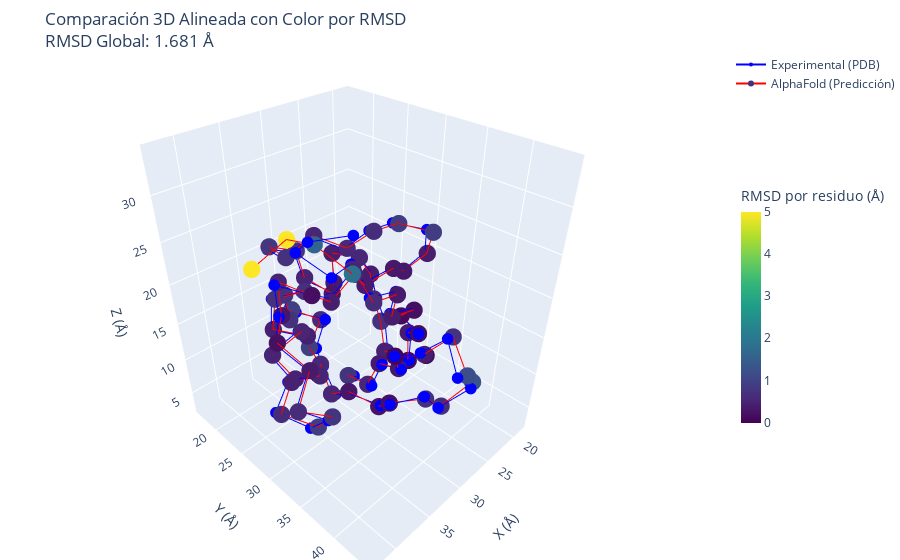

Source (notebook cell):
### Code cell
import numpy as np
import plotly.graph_objects as go
from Bio.PDB import PDBParser, Superimposer

# Función para cargar una estructura PDB y extraer carbonos alfa (CA) de una cadena específica
def cargar_ca(pdb_path, chain_id="A", max_residuos=None):
    parser = PDBParser(QUIET=True)
    estructura = parser.get_structure("Proteina", pdb_path)
    
    # Verificar si la cadena existe
    if chain_id not in [chain.id for chain in estructura[0]]:
        raise ValueError(f"La cadena {chain_id} no existe en el archivo {pdb_path}.")
    
    ca_atoms = []
    for i, res in enumerate(estructura[0][chain_id]):  # Usamos la cadena especificada
        if "CA" in res:
            if max_residuos is not None and i >= max_residuos:
                break
            ca_atoms.append(res["CA"])
    
    if not ca_atoms:
        raise ValueError(f"No se encontraron carbonos alfa (CA) en la cadena {chain_id} del archivo {pdb_path}.")
    
    return ca_atoms

# Función para alinear estructuras y calcular RMSD por residuo
def alinear_estructuras(ca_exp, ca_af):
    super_imposer = Superimposer()
    super_imposer.set_atoms(ca_exp, ca_af)
    super_imposer.apply(ca_af)  # Aplica la transformación a la predicción de AlphaFold
    
    # Calcular RMSD por residuo
    rmsd_residuos = np.linalg.norm(
        np.array([atom1.get_coord() for atom1 in ca_exp]) - 
        np.array([atom2.get_coord() for atom2 in ca_af]),
        axis=1
    )
    
    return super_imposer, rmsd_residuos

# Función para graficar con coloración según desviación estructural y exportar HTML
def graficar_estructuras_coloreadas(ca_exp, ca_af, rmsd_residuos, rmsd_global, title="Comparación 3D Alineada"):
    # Convertir a coordenadas NumPy para graficar
    ca_exp_coords = np.array([atom.get_coord() for atom in ca_exp])
    ca_af_coords = np.array([atom.get_coord() for atom in ca_af])

    # Definir el rango de colores (0 a 5 Å)
    colores = np.clip(rmsd_residuos, 0, 5)  # Limitar el RMSD a un máximo de 5 Å

    # Crear gráfico 3D con plotly
    fig = go.Figure()

    # Graficar estructura experimental en azul
    fig.add_trace(go.Scatter3d(
        x=ca_exp_coords[:, 0], y=ca_exp_coords[:, 1], z=ca_exp_coords[:, 2],
        mode='lines+markers',
        marker=dict(size=4, color='blue'),
        line=dict(color='blue', width=2),
        name="Experimental (PDB)"
    ))

    # Graficar estructura AlphaFold con escala de colores mejorada
    fig.add_trace(go.Scatter3d(
        x=ca_af_coords[:, 0], y=ca_af_coords[:, 1], z=ca_af_coords[:, 2],
        mode='lines+markers',
        marker=dict(size=6, color=colores, colorscale='Viridis', cmin=0, cmax=5,
                    colorbar=dict(title="RMSD por residuo (Å)", thickness=20, len=0.5)),
        line=dict(color='red', width=2),
        name="AlphaFold (Predicción)"
    ))

    # Configuración del gráfico
    fig.update_layout(
        scene=dict(
            xaxis_title='X (Å)',
            yaxis_title='Y (Å)',
            zaxis_title='Z (Å)',
        ),
        title=f"{title}<br>RMSD Global: {rmsd_global:.3f} Å",
        margin=dict(l=0, r=0, b=0, t=50)  # Ajustar márgenes
    )

    # Mostrar el gráfico interactivo
    fig.show()

    # Exportar el gráfico como HTML interactivo
    fig.write_html("comparacion_3d.html")

# Cargar las estructuras
pdb_exp_path = "/home/antonio-tapia/Documentos/pdb_files/pdb1ubq.ent"
pdb_af_path = "/home/antonio-tapia/Documentos/alphafold_models/P0CG47.pdb"

# Cargar solo los primeros 76 residuos (o menos si una estructura es más corta)
ca_exp = cargar_ca(pdb_exp_path, chain_id="A", max_residuos=76)
ca_af = cargar_ca(pdb_af_path, chain_id="A", max_residuos=76)

# Verificar que ambas estructuras se cargaron correctamente
if ca_exp is not None and ca_af is not None:
    # Alinear estructuras y calcular RMSD por residuo
    super_imposer, rmsd_residuos = alinear_estructuras(ca_exp, ca_af)
    
    if super_imposer is not None:
        # Graficar estructuras alineadas con colores por desviación
        graficar_estructuras_coloreadas(ca_exp, ca_af, rmsd_residuos, super_imposer.rms,
                                        title="Comparación 3D Alineada con Color por RMSD")
        
        # Mostrar el RMSD global
        print(f"RMSD entre estructuras: {super_imposer.rms:.3f} Å")

### Figure 1 — Plotly figure (JSON) as saved in the notebook; plotly's stock layout.template omitted (floating-point values rounded to 4 significant figures)
{"data": [{"line": {"color": "blue", "width": 2}, "marker": {"color": "blue", "size": 4}, "mode": "lines+markers", "name": "Experimental (PDB)", "type": "scatter3d", "x": [26.27, 26.85, 26.24, 26.77, 28.6, 27.69, 30.23, 29.61, 31.42, 28.98, 31.19, 29.54, 31.72, 30.5, 31.68, 31.22, 30.29, 28.47, 25.83, 28.05, 30.8, 31.4, 31.29, 35.03, 35.59, 33.53, 35.6, 38.79, 37.47, 36.73, 40.27, 41.72, 39.81, 39.68, 42.35, 40.23, 41.46, 38.82, 39.06, 37.74, 34.74, 31.2, 28.76, 25.03, 22.13, 18.44, 19.4, 21.55, 25.35, 26.83, 29.01, 32.26, 31.57, 28.11, 27.57, 25.59, 22.92, 22.42, 21.08, 19.07, 21.18, 20.08, 21.66, 21.91, 21.42, 23.21, 25.15, 26.18, 29.8, 30.48, 34.15, 35.16, 38.67, 40.87, 41.85, 40.37], "y": [25.41, 29.02, 30.06, 33.44, 33.97, 37.31, 38.64, 41.18, 43.94, 43.96, 42.01, 39.02, 36.29, 33.88, 30.27, 27.34, 24.25, 20.94, 19.83, 16.83, 19.08, 19.06, 22.2, 21.72, 21.94, 25.1, 26.72, 25.76, 27.39, 30.57, 30.51, 30.02, 32.99, 35.55, 34.27, 33.72, 30.75, 28.02, 28.06, 31.64, 30.88, 30.33, 29.57, 30.17, 29.06, 29.14, 29.89, 26.8, 26.87, 24.52, 21.66, 20.67, 16.96, 17.44, 18.19, 21.11, 18.58, 17.64, 21.15, 21.35, 24.26, 24.77, 26.85, 30.56, 30.25, 32.76, 31.61, 34.13, 34.15, 35.37, 35.47, 34.17, 35.5, 33.8, 36.55, 39.81], "z": [2.842, 3.898, 7.497, 9.197, 12.5, 14.14, 16.66, 19.47, 17.55, 14.68, 12.33, 10.65, 9.176, 6.512, 6.639, 4.275, 6.193, 5.98, 8.494, 9.21, 10.57, 14.29, 16.42, 17.07, 13.3, 12.98, 15.74, 13.88, 10.67, 12.65, 14.11, 10.64, 9.233, 12.07, 14.43, 17.51, 19.59, 19.89, 23.69, 23.71, 21.47, 22.78, 19.91, 20.4, 18.18, 19.08, 22.66, 23.13, 23.64, 21.01, 22.29, 20.51, 19.83, 18.28, 14.56, 13.07, 12.02, 15.69, 16.25, 13.0, 11.69, 8.033, 5.24, 5.881, 9.62, 11.89, 14.98, 17.65, 18.83, 22.37, 23.48, 26.9, 27.68, 30.25, 32.69, 33.94]}, {"line": {"color": "red", "width": 2}, "marker": {"cmax": 5, "cmin": 0, "color": [0.7566, 0.521, 0.3772, 0.3366, 0.06518, 0.169, 0.402, 0.749, 1.217, 1.332, 0.6581, 0.6764, 0.2138, 0.2689, 0.303, 0.5477, 0.5511, 0.9483, 0.5866, 0.9326, 0.7303, 0.7303, 0.6778, 0.717, 0.4247, 0.4321, 0.5084, 0.4967, 0.4617, 0.499, 0.4701, 0.648, 0.8911, 0.769, 0.6161, 0.3504, 0.2235, 0.3045, 0.5008, 0.1878, 0.3976, 0.4859, 0.381, 0.3358, 0.3289, 0.3937, 0.9101, 0.8923, 0.6397, 0.5784, 0.5334, 0.7295, 0.8331, 0.7102, 0.4979, 0.3194, 0.3496, 0.4232, 0.5465, 0.396, 0.5291, 0.7029, 0.4633, 0.1142, 0.3798, 0.1608, 0.1282, 0.2197, 0.3962, 0.3512, 0.6244, 0.5028, 1.867, 1.609, 5.0, 5.0], "colorbar": {"len": 0.5, "thickness": 20, "title": {"text": "RMSD por residuo (Å)"}}, "colorscale": [[0, "#440154"], [0.1111, "#482878"], [0.2222, "#3e4989"], [0.3333, "#31688e"], [0.4444, "#26828e"], [0.5556, "#1f9e89"], [0.6667, "#35b779"], [0.7778, "#6ece58"], [0.8889, "#b5de2b"], [1, "#fde725"]], "size": 6}, "mode": "lines+markers", "name": "AlphaFold (Predicción)", "type": "scatter3d", "x": [26.82, 27.07, 26.36, 26.84, 28.54, 27.58, 29.98, 28.87, 30.27, 27.83, 30.59, 29.2, 31.62, 30.64, 31.7, 31.66, 30.61, 29.25, 26.21, 28.67, 31.14, 31.58, 31.26, 35.03, 35.6, 33.43, 35.54, 38.77, 37.29, 36.57, 40.16, 41.51, 39.4, 39.47, 42.55, 40.26, 41.29, 38.52, 38.57, 37.78, 34.91, 31.36, 28.99, 25.26, 22.28, 18.53, 19.39, 21.54, 25.29, 26.82, 28.98, 32.34, 31.69, 28.26, 27.65, 25.84, 23.15, 22.59, 21.45, 19.41, 21.7, 20.77, 22.08, 21.96, 21.59, 23.11, 25.17, 26.21, 29.87, 30.57, 34.22, 35.33, 37.75, 39.56, 39.4, 42.59], "y": [24.9, 28.56, 29.7, 33.11, 33.97, 37.34, 38.92, 41.25, 44.19, 43.35, 41.91, 38.95, 36.1, 33.73, 30.08, 27.1, 24.1, 20.55, 19.38, 16.77, 19.48, 19.49, 22.78, 22.37, 22.29, 25.45, 27.19, 26.21, 27.76, 30.98, 30.93, 30.63, 33.69, 35.94, 34.77, 33.98, 30.8, 28.04, 28.05, 31.82, 31.18, 30.76, 29.87, 30.41, 29.31, 29.52, 30.8, 27.66, 27.49, 25.0, 22.08, 21.27, 17.49, 17.97, 18.46, 21.29, 18.69, 17.87, 21.51, 21.49, 24.26, 24.7, 26.68, 30.47, 29.92, 32.66, 31.7, 34.29, 34.49, 35.66, 36.06, 34.57, 36.99, 34.58, 30.89, 30.04], "z": [2.931, 3.991, 7.545, 9.177, 12.49, 14.02, 16.5, 19.34, 17.25, 14.39, 12.08, 10.07, 9.191, 6.343, 6.867, 4.493, 6.619, 6.345, 8.447, 9.911, 11.07, 14.85, 16.76, 17.38, 13.55, 13.21, 15.91, 14.09, 10.87, 12.87, 14.28, 10.7, 9.619, 12.7, 14.73, 17.74, 19.72, 19.93, 23.8, 23.74, 21.29, 22.64, 19.81, 20.47, 18.33, 19.14, 22.68, 23.37, 23.79, 21.34, 22.62, 20.92, 20.46, 18.72, 14.98, 13.15, 12.27, 16.01, 16.43, 13.15, 11.81, 8.134, 5.152, 5.841, 9.627, 11.82, 14.89, 17.51, 18.64, 22.21, 23.29, 26.64, 28.33, 30.76, 29.7, 27.83]}], "layout": {"margin": {"b": 0, "l": 0, "r": 0, "t": 50}, "scene": {"xaxis": {"title": {"text": "X (Å)"}}, "yaxis": {"title": {"text": "Y (Å)"}}, "zaxis": {"title": {"text": "Z (Å)"}}}, "title": {"text": "Comparación 3D Alineada con Color por RMSD<br>RMSD Global: 1.681 Å"}}}
